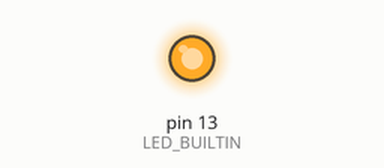
Recording of a sketch running on a simulated Arduino Uno, built with avr-gcc and run on an emulated ATmega328P. Shown: output pins drawn as LEDs (lit = HIGH).

Above: at 1.5 s.
At 3.5 s:
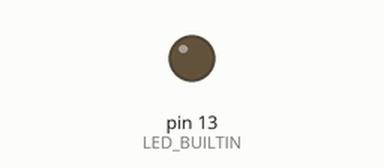
Timing chart, 0 to 5.2 s (numbered marks = the images above):
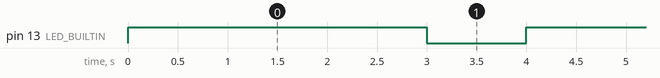

Measured:
- by itself, pin 13 (LED_BUILTIN): alternates HIGH for 3.0 s and LOW for 1.0 s

The sketch:

Blink.ino
```cpp
// C++ code
//
int counter;

void setup()
{
  pinMode(LED_BUILTIN, OUTPUT);
}

void loop()
{
  digitalWrite(LED_BUILTIN, HIGH);
  delay(3000); // Wait for 3000 millisecond(s)
  digitalWrite(LED_BUILTIN, LOW);
  delay(1000); // Wait for 1000 millisecond(s)
  for (counter = 0; counter < 10; ++counter) {
  }
}
```
